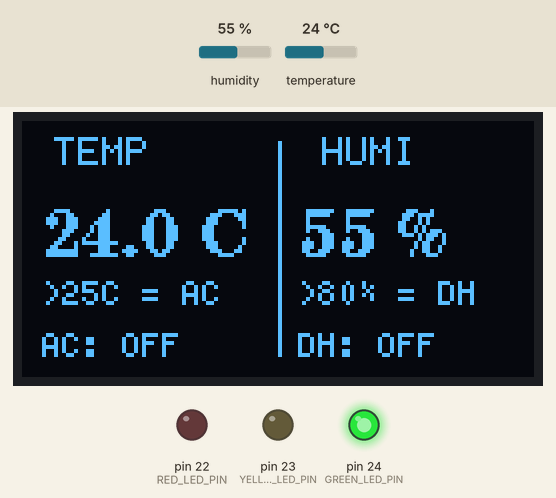
The sketch below on a simulated Arduino Mega 2560, built with avr-gcc and run on an emulated ATmega2560. Parts: 128×64 one-colour display, output pins drawn as LEDs (lit = HIGH). The inputs (shaded band) are chosen by the test bench; at power-on: humidity 55 %, temperature 24 °C.

Above: at 3.2 s.
3.3 s: humidity set to 79 %
At 5.6 s:
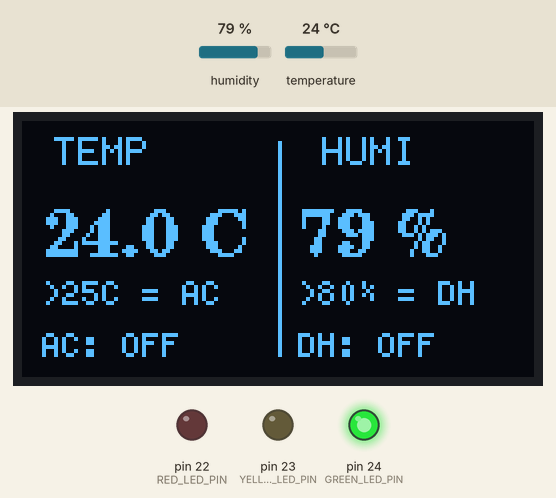
6.1 s: humidity set to 82 %
At 7.7 s:
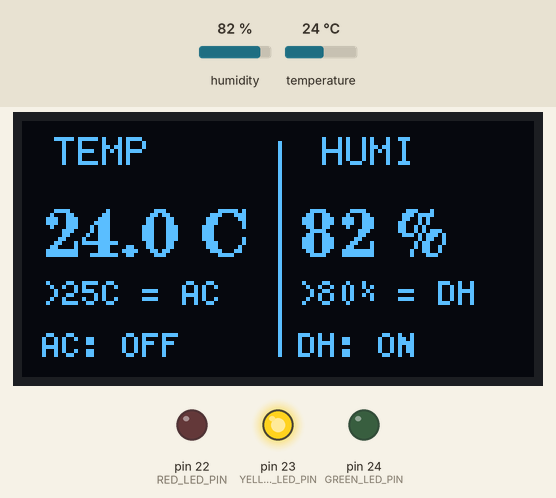
8.9 s: temperature set to 27 °C
At 11.7 s:
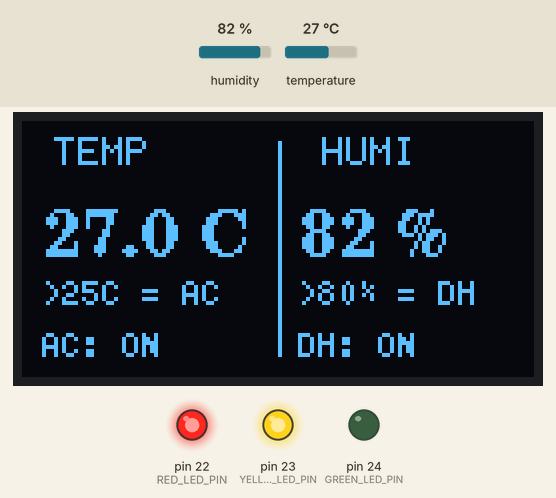
12.0 s: humidity set to 22 %
At 13.7 s:
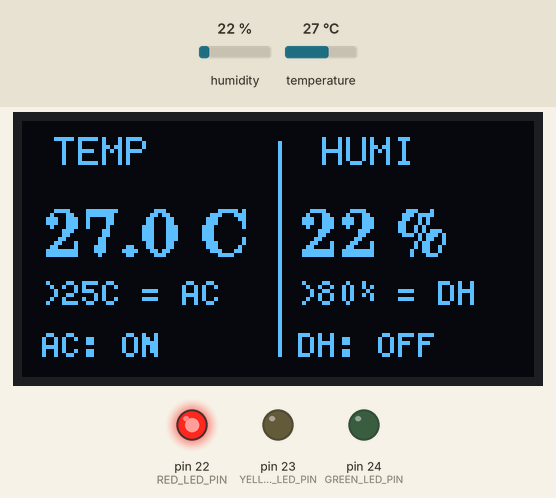
14.8 s: temperature set to 12 °C
At 17.7 s:
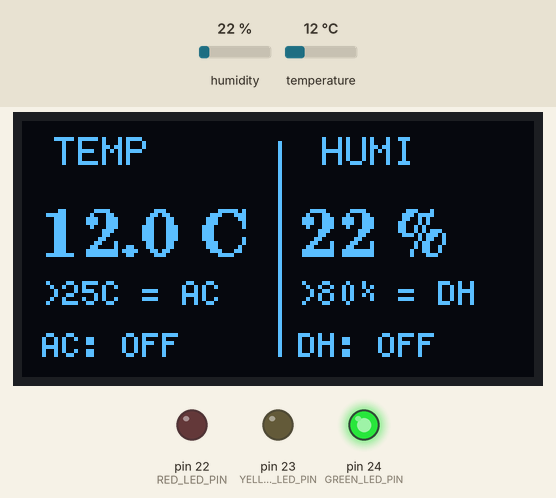
18.4 s: temperature set to 28 °C
At 19.7 s:
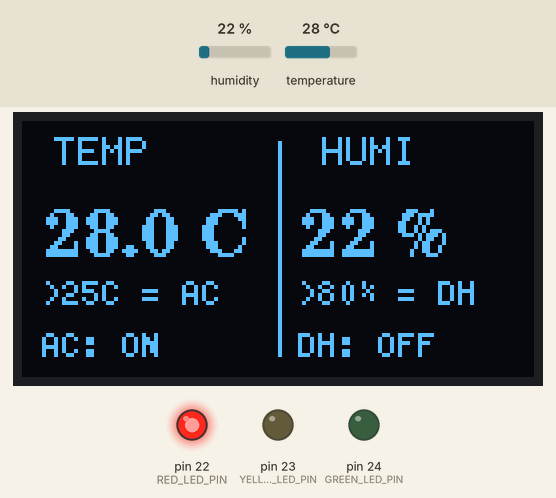
Timing chart, 0 to 21.4 s (numbered marks = the images above; inputs shaded):
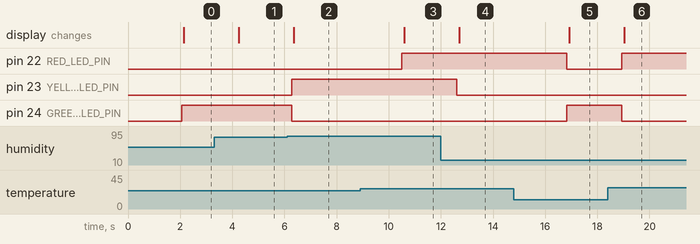

The sketch:

07_oled_dht_led.ino
```cpp
/*
  HUB-8735 Ultra + DHT11 + SSD1306 OLED + status LEDs

  DHT11 DATA -> IO20
  Green LED  -> IO24 (normal)
  Yellow LED -> IO23 (humidity > 80%, dehumidifier simulation)
  Red LED    -> IO22 (temperature > 25 C, air-conditioner simulation)
  OLED       -> SSD1306 128x64, I2C address 0x3C, U8g2 hardware I2C

  U8g2 initializes the OLED's hardware I2C; do not call Wire.begin().
*/

#include "DHT.h"
#include "U8g2lib.h"

const uint8_t DHT_PIN = 20;
const uint8_t GREEN_LED_PIN = 24;
const uint8_t YELLOW_LED_PIN = 23;
const uint8_t RED_LED_PIN = 22;

#define DHT_TYPE DHT11
DHT dht(DHT_PIN, DHT_TYPE);

U8G2_SSD1306_128X64_NONAME_F_HW_I2C u8g2(
  U8G2_R0,
  /* reset = */ U8X8_PIN_NONE
);

void setStatusLeds(bool humidityAbnormal, bool temperatureAbnormal) {
  // DHT readings are valid here: green means both readings are within limits.
  bool allNormal = !humidityAbnormal && !temperatureAbnormal;
  digitalWrite(GREEN_LED_PIN, allNormal ? HIGH : LOW);
  digitalWrite(YELLOW_LED_PIN, humidityAbnormal ? HIGH : LOW);
  digitalWrite(RED_LED_PIN, temperatureAbnormal ? HIGH : LOW);
}

void drawReadError() {
  // Turn every LED off when sensor data is invalid; do not report a false normal state.
  digitalWrite(GREEN_LED_PIN, LOW);
  digitalWrite(YELLOW_LED_PIN, LOW);
  digitalWrite(RED_LED_PIN, LOW);

  u8g2.clearBuffer();
  u8g2.setFont(u8g2_font_6x10_tf);
  u8g2.drawStr(15, 25, "DHT11 READ ERROR");
  u8g2.drawStr(15, 43, "Check sensor/wire");
  u8g2.sendBuffer();
}

void drawReadings(float temperature, float humidity,
                  bool humidityAbnormal, bool temperatureAbnormal) {
  u8g2.clearBuffer();
  u8g2.drawVLine(64, 5, 54);

  // Left panel: temperature and simulated air-conditioner state.
  u8g2.setFont(u8g2_font_6x10_tf);
  u8g2.drawStr(8, 11, "TEMP");
  u8g2.setFont(u8g2_font_ncenB12_tr);
  u8g2.setCursor(5, 34);
  u8g2.print(temperature, 1);
  u8g2.print(" C");
  u8g2.setFont(u8g2_font_5x8_tf);
  u8g2.drawStr(5, 46, ">25C = AC");
  u8g2.drawStr(5, 59, temperatureAbnormal ? "AC: ON" : "AC: OFF");

  // Right panel: humidity and simulated dehumidifier state.
  u8g2.setFont(u8g2_font_6x10_tf);
  u8g2.drawStr(75, 11, "HUMI");
  u8g2.setFont(u8g2_font_ncenB12_tr);
  u8g2.setCursor(69, 34);
  u8g2.print(humidity, 0);
  u8g2.print(" %");
  u8g2.setFont(u8g2_font_5x8_tf);
  u8g2.drawStr(69, 46, ">80% = DH");
  u8g2.drawStr(69, 59, humidityAbnormal ? "DH: ON" : "DH: OFF");

  u8g2.sendBuffer();
}

void setup() {
  pinMode(GREEN_LED_PIN, OUTPUT);
  pinMode(YELLOW_LED_PIN, OUTPUT);
  pinMode(RED_LED_PIN, OUTPUT);
  digitalWrite(GREEN_LED_PIN, LOW);
  digitalWrite(YELLOW_LED_PIN, LOW);
  digitalWrite(RED_LED_PIN, LOW);

  dht.begin();
  u8g2.setI2CAddress(0x3C * 2);
  u8g2.begin();

  delay(2000);
}

void loop() {
  float temperature = dht.readTemperature();
  float humidity = dht.readHumidity();

  if (isnan(temperature) || isnan(humidity)) {
    drawReadError();
  } else {
    // Strictly greater-than thresholds: exactly 25 C / 80% is still normal.
    bool temperatureAbnormal = temperature > 25.0f;
    bool humidityAbnormal = humidity > 80.0f;

    // Independent alarms can be active together; green is on only if both are normal.
    setStatusLeds(humidityAbnormal, temperatureAbnormal);
    drawReadings(temperature, humidity, humidityAbnormal, temperatureAbnormal);
  }

  // DHT11 should be read no more often than about once every 2 seconds.
  delay(2000);
}
```

Measured:
- the behaviour switches between 80 and 81 % on humidity (found by bisection; images 1 and 2)
- the behaviour switches between 25 and 26 °C on temperature (found by bisection; images 2 and 3)
- after the input at 3.3 s, the display: changes after 0.95 s (image 1)
- after the input at 6.1 s, pin 23 (YELLOW_LED_PIN): LOW → HIGH after 0.18 s; pin 24 (GREEN_LED_PIN): HIGH → LOW after 0.18 s; the display: changes after 0.27 s (image 2)
- after the input at 8.9 s, pin 22 (RED_LED_PIN): LOW → HIGH after 1.6 s; the display: changes after 1.7 s (image 3)
- after the input at 12.0 s, pin 23 (YELLOW_LED_PIN): HIGH → LOW after 0.61 s; the display: changes after 0.70 s (image 4)
- after the input at 14.8 s, pin 22 (RED_LED_PIN): HIGH → LOW after 2.0 s; pin 24 (GREEN_LED_PIN): LOW → HIGH after 2.0 s; the display: changes after 2.1 s (image 5)
- after the input at 18.4 s, pin 22 (RED_LED_PIN): LOW → HIGH after 0.54 s; pin 24 (GREEN_LED_PIN): HIGH → LOW after 0.54 s; the display: changes after 0.63 s (image 6)
